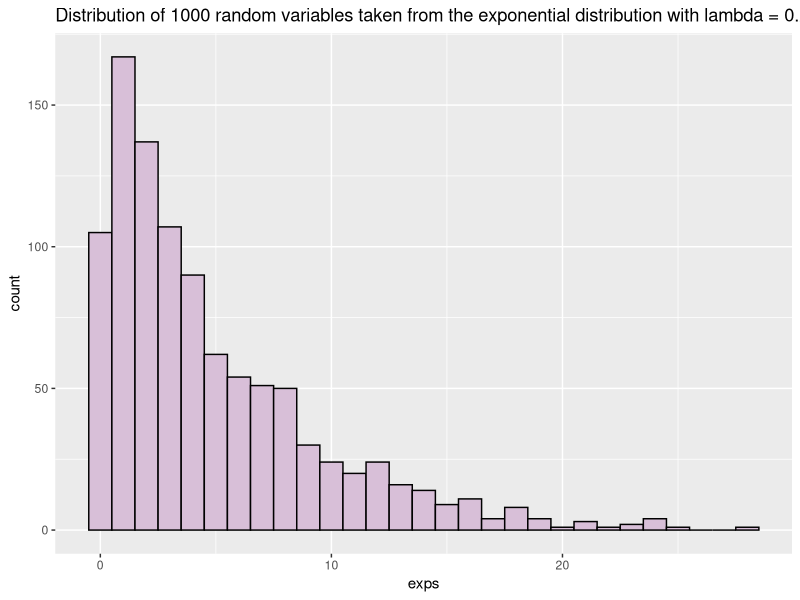
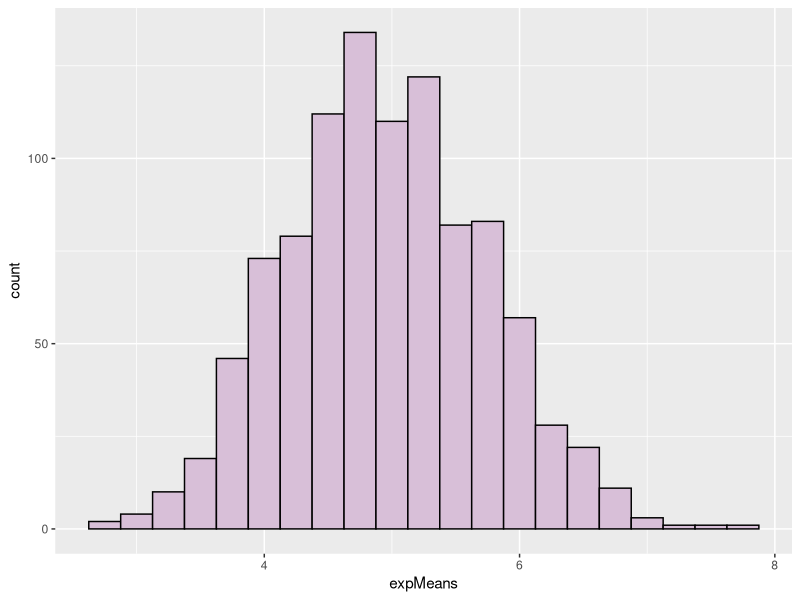

Write R code to recreate these figures, in order.
lambda = 0.2
n = 40
expMeans <- rep(NA,1000)

# Simulate the means
for(i in 1:1000){
    expMeans[i] = mean(rexp(n, lambda))
}

# Expected mean of the exponential distribution is 1/lambda
1/lambda

# Average simulated mean
mean(expMeans)

# Expected variance under the CLT is s^2/n. For exponential distribution s^2 = 1/(lambda^2)
1/(lambda^2*n)

# Variance of simulated means
var(expMeans)

# Compare the distribution of the means to a distribution of random variables 
# from the exponential distribution
exps <- rexp(1000, lambda)

library(ggplot2)
exps <- rexp(1000, lambda)

g1 <- ggplot(data.frame(exps = exps), aes(x = exps)) 
g1 + geom_histogram(color = "black", fill = "thistle", binwidth = 1) +
    ggtitle("Distribution of 1000 random variables taken from the exponential distribution with lambda = 0.2")

# Histogram of simulated means
g2 <- ggplot(data.frame(expMeans = expMeans), aes(x = expMeans)) +
      geom_histogram(color = "black", fill = "thistle", binwidth = 0.25)
g2

muPred <- 1/lambda 
muSim <- mean(expMeans)
muPred
muSim
(muPred - muSim)/muSim

varPred <- 1/(lambda^2*n)
varSim <- var(expMeans)
varPred
varSim
(varSim - varPred)/varPred
